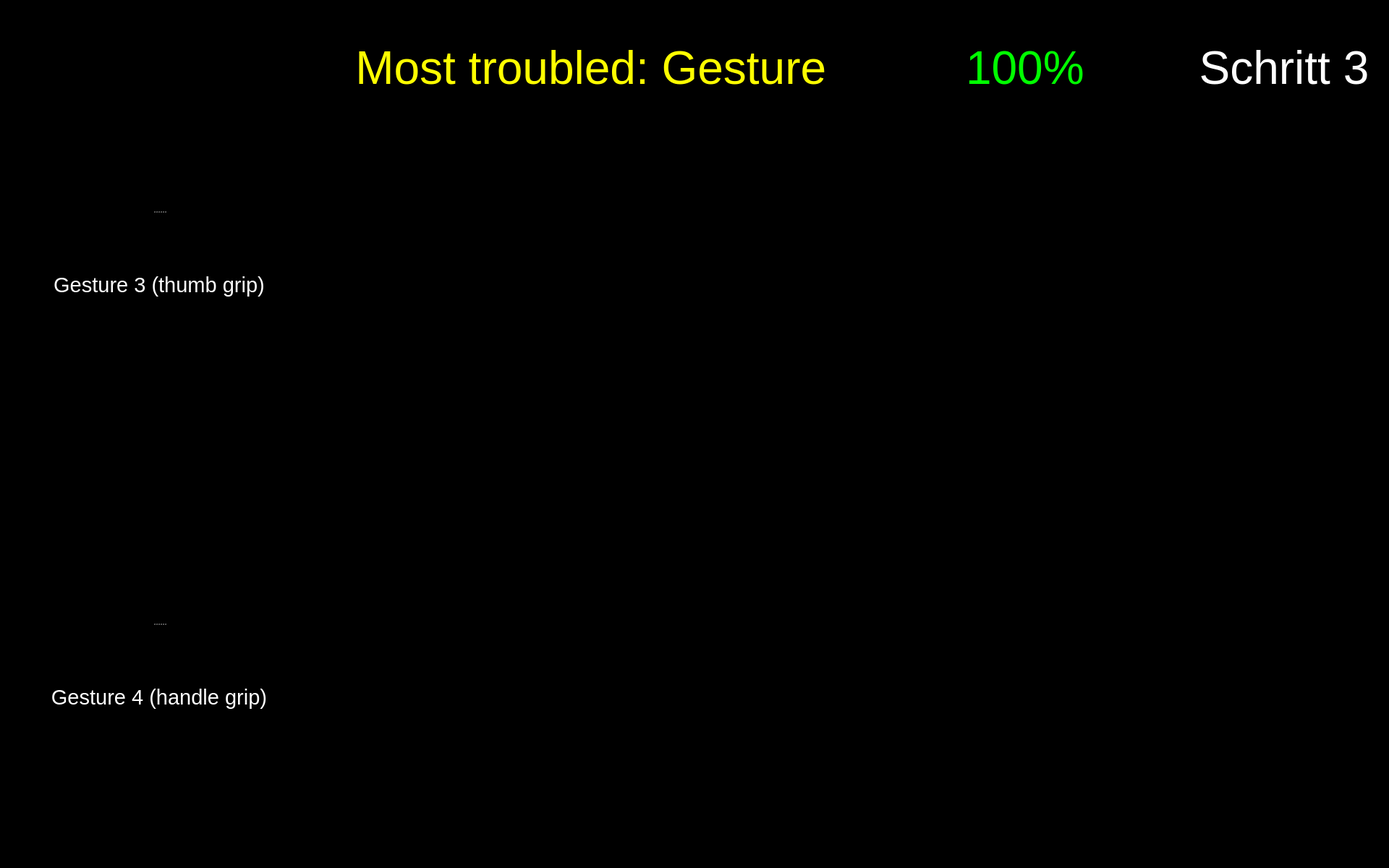
<?xml version="1.0" encoding="UTF-8"?>
<ui version="4.0">
 <class>Form</class>
 <widget class="QWidget" name="Form">
  <property name="geometry">
   <rect>
    <x>0</x>
    <y>0</y>
    <width>1920</width>
    <height>1200</height>
   </rect>
  </property>
  <property name="maximumSize">
   <size>
    <width>1920</width>
    <height>1200</height>
   </size>
  </property>
  <property name="windowTitle">
   <string>Form</string>
  </property>
  <property name="styleSheet">
   <string notr="true">background-color: rgb(0, 0, 0);</string>
  </property>
  <widget class="QPushButton" name="button_nav_left">
   <property name="enabled">
    <bool>true</bool>
   </property>
   <property name="geometry">
    <rect>
     <x>800</x>
     <y>560</y>
     <width>150</width>
     <height>150</height>
    </rect>
   </property>
   <property name="minimumSize">
    <size>
     <width>81</width>
     <height>81</height>
    </size>
   </property>
   <property name="maximumSize">
    <size>
     <width>150</width>
     <height>150</height>
    </size>
   </property>
   <property name="cursor">
    <cursorShape>OpenHandCursor</cursorShape>
   </property>
   <property name="focusPolicy">
    <enum>Qt::WheelFocus</enum>
   </property>
   <property name="contextMenuPolicy">
    <enum>Qt::DefaultContextMenu</enum>
   </property>
   <property name="layoutDirection">
    <enum>Qt::LeftToRight</enum>
   </property>
   <property name="autoFillBackground">
    <bool>false</bool>
   </property>
   <property name="styleSheet">
    <string notr="true"/>
   </property>
   <property name="icon">
    <iconset resource="resources/res.qrc">
     <normaloff>:/buttons/Button Left.svg</normaloff>:/buttons/Button Left.svg</iconset>
   </property>
   <property name="iconSize">
    <size>
     <width>144</width>
     <height>144</height>
    </size>
   </property>
   <property name="autoDefault">
    <bool>false</bool>
   </property>
   <property name="default">
    <bool>false</bool>
   </property>
   <property name="flat">
    <bool>true</bool>
   </property>
  </widget>
  <widget class="QPushButton" name="button_nav_right">
   <property name="enabled">
    <bool>true</bool>
   </property>
   <property name="geometry">
    <rect>
     <x>960</x>
     <y>560</y>
     <width>150</width>
     <height>150</height>
    </rect>
   </property>
   <property name="minimumSize">
    <size>
     <width>81</width>
     <height>81</height>
    </size>
   </property>
   <property name="maximumSize">
    <size>
     <width>150</width>
     <height>150</height>
    </size>
   </property>
   <property name="cursor">
    <cursorShape>OpenHandCursor</cursorShape>
   </property>
   <property name="focusPolicy">
    <enum>Qt::WheelFocus</enum>
   </property>
   <property name="contextMenuPolicy">
    <enum>Qt::DefaultContextMenu</enum>
   </property>
   <property name="layoutDirection">
    <enum>Qt::LeftToRight</enum>
   </property>
   <property name="autoFillBackground">
    <bool>false</bool>
   </property>
   <property name="styleSheet">
    <string notr="true"/>
   </property>
   <property name="icon">
    <iconset resource="resources/res.qrc">
     <normaloff>:/buttons/Button Right.svg</normaloff>:/buttons/Button Right.svg</iconset>
   </property>
   <property name="iconSize">
    <size>
     <width>144</width>
     <height>144</height>
    </size>
   </property>
   <property name="autoDefault">
    <bool>false</bool>
   </property>
   <property name="default">
    <bool>false</bool>
   </property>
   <property name="flat">
    <bool>true</bool>
   </property>
  </widget>
  <widget class="QWidget" name="widget_score" native="true">
   <property name="geometry">
    <rect>
     <x>1180</x>
     <y>20</y>
     <width>450</width>
     <height>150</height>
    </rect>
   </property>
   <widget class="QWidget" name="horizontalLayoutWidget_2">
    <property name="geometry">
     <rect>
      <x>-1</x>
      <y>-1</y>
      <width>451</width>
      <height>152</height>
     </rect>
    </property>
    <layout class="QHBoxLayout" name="horizontalLayout_2">
     <item>
      <widget class="QLabel" name="score_flag">
       <property name="enabled">
        <bool>true</bool>
       </property>
       <property name="sizePolicy">
        <sizepolicy hsizetype="Preferred" vsizetype="Preferred">
         <horstretch>0</horstretch>
         <verstretch>0</verstretch>
        </sizepolicy>
       </property>
       <property name="maximumSize">
        <size>
         <width>150</width>
         <height>150</height>
        </size>
       </property>
       <property name="text">
        <string/>
       </property>
       <property name="pixmap">
        <pixmap resource="resources/res.qrc">:/img/Score Flag.svg</pixmap>
       </property>
      </widget>
     </item>
     <item>
      <widget class="QLabel" name="label_text_score">
       <property name="font">
        <font>
         <pointsize>48</pointsize>
        </font>
       </property>
       <property name="styleSheet">
        <string notr="true">color: rgb(0, 255, 0);</string>
       </property>
       <property name="text">
        <string>&lt;html&gt;&lt;head/&gt;&lt;body&gt;&lt;p&gt;&lt;span style=&quot; color:#00ff00;&quot;&gt;100%&lt;/span&gt;&lt;/p&gt;&lt;/body&gt;&lt;/html&gt;</string>
       </property>
       <property name="alignment">
        <set>Qt::AlignLeading|Qt::AlignLeft|Qt::AlignVCenter</set>
       </property>
       <property name="wordWrap">
        <bool>true</bool>
       </property>
      </widget>
     </item>
    </layout>
   </widget>
  </widget>
  <widget class="QPushButton" name="button_exit">
   <property name="enabled">
    <bool>true</bool>
   </property>
   <property name="geometry">
    <rect>
     <x>1760</x>
     <y>1040</y>
     <width>150</width>
     <height>150</height>
    </rect>
   </property>
   <property name="minimumSize">
    <size>
     <width>81</width>
     <height>81</height>
    </size>
   </property>
   <property name="maximumSize">
    <size>
     <width>150</width>
     <height>150</height>
    </size>
   </property>
   <property name="cursor">
    <cursorShape>OpenHandCursor</cursorShape>
   </property>
   <property name="focusPolicy">
    <enum>Qt::WheelFocus</enum>
   </property>
   <property name="contextMenuPolicy">
    <enum>Qt::DefaultContextMenu</enum>
   </property>
   <property name="icon">
    <iconset resource="resources/res.qrc">
     <normaloff>:/buttons/Button Exit.svg</normaloff>:/buttons/Button Exit.svg</iconset>
   </property>
   <property name="iconSize">
    <size>
     <width>144</width>
     <height>144</height>
    </size>
   </property>
   <property name="autoDefault">
    <bool>false</bool>
   </property>
   <property name="default">
    <bool>false</bool>
   </property>
   <property name="flat">
    <bool>true</bool>
   </property>
  </widget>
  <widget class="QLabel" name="icon_reaction_1">
   <property name="enabled">
    <bool>true</bool>
   </property>
   <property name="geometry">
    <rect>
     <x>1400</x>
     <y>250</y>
     <width>200</width>
     <height>200</height>
    </rect>
   </property>
   <property name="sizePolicy">
    <sizepolicy hsizetype="Preferred" vsizetype="Preferred">
     <horstretch>0</horstretch>
     <verstretch>0</verstretch>
    </sizepolicy>
   </property>
   <property name="maximumSize">
    <size>
     <width>200</width>
     <height>200</height>
    </size>
   </property>
   <property name="text">
    <string/>
   </property>
   <property name="scaledContents">
    <bool>true</bool>
   </property>
  </widget>
  <widget class="QLabel" name="icon_reaction_2">
   <property name="enabled">
    <bool>true</bool>
   </property>
   <property name="geometry">
    <rect>
     <x>1400</x>
     <y>820</y>
     <width>200</width>
     <height>200</height>
    </rect>
   </property>
   <property name="sizePolicy">
    <sizepolicy hsizetype="Preferred" vsizetype="Preferred">
     <horstretch>0</horstretch>
     <verstretch>0</verstretch>
    </sizepolicy>
   </property>
   <property name="maximumSize">
    <size>
     <width>200</width>
     <height>200</height>
    </size>
   </property>
   <property name="text">
    <string/>
   </property>
   <property name="scaledContents">
    <bool>true</bool>
   </property>
  </widget>
  <widget class="QLabel" name="label_plot_2">
   <property name="geometry">
    <rect>
     <x>490</x>
     <y>760</y>
     <width>850</width>
     <height>340</height>
    </rect>
   </property>
   <property name="maximumSize">
    <size>
     <width>1200</width>
     <height>480</height>
    </size>
   </property>
   <property name="font">
    <font>
     <pointsize>48</pointsize>
    </font>
   </property>
   <property name="styleSheet">
    <string notr="true">color: rgb(255, 255, 255);</string>
   </property>
   <property name="text">
    <string/>
   </property>
   <property name="scaledContents">
    <bool>true</bool>
   </property>
  </widget>
  <widget class="QLabel" name="image_step">
   <property name="geometry">
    <rect>
     <x>1650</x>
     <y>170</y>
     <width>250</width>
     <height>250</height>
    </rect>
   </property>
   <property name="font">
    <font>
     <pointsize>48</pointsize>
    </font>
   </property>
   <property name="styleSheet">
    <string notr="true">color: rgb(255, 255, 255);</string>
   </property>
   <property name="text">
    <string/>
   </property>
   <property name="pixmap">
    <pixmap resource="resources/res.qrc">:/detected steps/Detected Step3 Button.png</pixmap>
   </property>
   <property name="alignment">
    <set>Qt::AlignCenter</set>
   </property>
   <property name="wordWrap">
    <bool>true</bool>
   </property>
  </widget>
  <widget class="QLabel" name="icon_expert_1">
   <property name="enabled">
    <bool>true</bool>
   </property>
   <property name="geometry">
    <rect>
     <x>490</x>
     <y>220</y>
     <width>100</width>
     <height>100</height>
    </rect>
   </property>
   <property name="sizePolicy">
    <sizepolicy hsizetype="Preferred" vsizetype="Preferred">
     <horstretch>0</horstretch>
     <verstretch>0</verstretch>
    </sizepolicy>
   </property>
   <property name="maximumSize">
    <size>
     <width>100</width>
     <height>100</height>
    </size>
   </property>
   <property name="text">
    <string/>
   </property>
   <property name="pixmap">
    <pixmap resource="resources/res.qrc">:/img/Icon Expert.png</pixmap>
   </property>
   <property name="scaledContents">
    <bool>true</bool>
   </property>
  </widget>
  <widget class="QLabel" name="icon_newbie_2">
   <property name="enabled">
    <bool>true</bool>
   </property>
   <property name="geometry">
    <rect>
     <x>490</x>
     <y>960</y>
     <width>100</width>
     <height>100</height>
    </rect>
   </property>
   <property name="sizePolicy">
    <sizepolicy hsizetype="Preferred" vsizetype="Preferred">
     <horstretch>0</horstretch>
     <verstretch>0</verstretch>
    </sizepolicy>
   </property>
   <property name="maximumSize">
    <size>
     <width>100</width>
     <height>100</height>
    </size>
   </property>
   <property name="text">
    <string/>
   </property>
   <property name="pixmap">
    <pixmap resource="resources/res.qrc">:/img/Icon User.png</pixmap>
   </property>
   <property name="scaledContents">
    <bool>true</bool>
   </property>
  </widget>
  <widget class="QLabel" name="label_plot_1">
   <property name="geometry">
    <rect>
     <x>490</x>
     <y>180</y>
     <width>850</width>
     <height>340</height>
    </rect>
   </property>
   <property name="maximumSize">
    <size>
     <width>1200</width>
     <height>480</height>
    </size>
   </property>
   <property name="font">
    <font>
     <pointsize>48</pointsize>
    </font>
   </property>
   <property name="styleSheet">
    <string notr="true">color: rgb(255, 255, 255);</string>
   </property>
   <property name="text">
    <string/>
   </property>
   <property name="scaledContents">
    <bool>true</bool>
   </property>
  </widget>
  <widget class="QLabel" name="icon_expert_2">
   <property name="enabled">
    <bool>true</bool>
   </property>
   <property name="geometry">
    <rect>
     <x>490</x>
     <y>810</y>
     <width>100</width>
     <height>100</height>
    </rect>
   </property>
   <property name="sizePolicy">
    <sizepolicy hsizetype="Preferred" vsizetype="Preferred">
     <horstretch>0</horstretch>
     <verstretch>0</verstretch>
    </sizepolicy>
   </property>
   <property name="maximumSize">
    <size>
     <width>100</width>
     <height>100</height>
    </size>
   </property>
   <property name="text">
    <string/>
   </property>
   <property name="pixmap">
    <pixmap resource="resources/res.qrc">:/img/Icon Expert.png</pixmap>
   </property>
   <property name="scaledContents">
    <bool>true</bool>
   </property>
  </widget>
  <widget class="QLabel" name="icon_newbie_1">
   <property name="enabled">
    <bool>true</bool>
   </property>
   <property name="geometry">
    <rect>
     <x>490</x>
     <y>380</y>
     <width>100</width>
     <height>100</height>
    </rect>
   </property>
   <property name="sizePolicy">
    <sizepolicy hsizetype="Preferred" vsizetype="Preferred">
     <horstretch>0</horstretch>
     <verstretch>0</verstretch>
    </sizepolicy>
   </property>
   <property name="maximumSize">
    <size>
     <width>100</width>
     <height>100</height>
    </size>
   </property>
   <property name="text">
    <string/>
   </property>
   <property name="pixmap">
    <pixmap resource="resources/res.qrc">:/img/Icon User.png</pixmap>
   </property>
   <property name="scaledContents">
    <bool>true</bool>
   </property>
  </widget>
  <widget class="QLabel" name="label_trouble">
   <property name="geometry">
    <rect>
     <x>260</x>
     <y>20</y>
     <width>900</width>
     <height>150</height>
    </rect>
   </property>
   <property name="font">
    <font>
     <family>Arial</family>
     <pointsize>48</pointsize>
     <weight>9</weight>
     <italic>false</italic>
     <bold>false</bold>
    </font>
   </property>
   <property name="styleSheet">
    <string notr="true">font: 75 48pt &quot;Arial&quot;;
color: rgb(255, 255, 0);</string>
   </property>
   <property name="text">
    <string>Most troubled: Gesture </string>
   </property>
   <property name="textFormat">
    <enum>Qt::RichText</enum>
   </property>
   <property name="alignment">
    <set>Qt::AlignRight|Qt::AlignTrailing|Qt::AlignVCenter</set>
   </property>
   <property name="wordWrap">
    <bool>true</bool>
   </property>
  </widget>
  <widget class="QLabel" name="label_text_step">
   <property name="geometry">
    <rect>
     <x>1650</x>
     <y>20</y>
     <width>250</width>
     <height>150</height>
    </rect>
   </property>
   <property name="font">
    <font>
     <family>Arial</family>
     <pointsize>48</pointsize>
     <weight>9</weight>
     <italic>false</italic>
     <bold>false</bold>
    </font>
   </property>
   <property name="styleSheet">
    <string notr="true">font: 75 48pt &quot;Arial&quot;;
color: rgb(255, 255, 255);</string>
   </property>
   <property name="text">
    <string>Schritt 3</string>
   </property>
   <property name="textFormat">
    <enum>Qt::RichText</enum>
   </property>
   <property name="alignment">
    <set>Qt::AlignCenter</set>
   </property>
   <property name="wordWrap">
    <bool>true</bool>
   </property>
  </widget>
  <widget class="QSplitter" name="splitter_6">
   <property name="geometry">
    <rect>
     <x>60</x>
     <y>780</y>
     <width>320</width>
     <height>282</height>
    </rect>
   </property>
   <property name="orientation">
    <enum>Qt::Vertical</enum>
   </property>
   <widget class="QLabel" name="image_required_5">
    <property name="maximumSize">
     <size>
      <width>320</width>
      <height>240</height>
     </size>
    </property>
    <property name="text">
     <string/>
    </property>
    <property name="pixmap">
     <pixmap resource="resources/res.qrc">:/img/step3_gesture4.png</pixmap>
    </property>
    <property name="scaledContents">
     <bool>true</bool>
    </property>
   </widget>
   <widget class="QLabel" name="text_required_5">
    <property name="font">
     <font>
      <family>Arial</family>
      <pointsize>22</pointsize>
      <weight>9</weight>
      <italic>false</italic>
      <bold>false</bold>
     </font>
    </property>
    <property name="styleSheet">
     <string notr="true">font: 75 22pt &quot;Arial&quot;;
color: rgb(255, 255, 255);</string>
    </property>
    <property name="text">
     <string>Gesture 4 (handle grip)</string>
    </property>
    <property name="textFormat">
     <enum>Qt::PlainText</enum>
    </property>
    <property name="alignment">
     <set>Qt::AlignCenter</set>
    </property>
    <property name="wordWrap">
     <bool>true</bool>
    </property>
   </widget>
  </widget>
  <widget class="QSplitter" name="splitter_5">
   <property name="geometry">
    <rect>
     <x>60</x>
     <y>210</y>
     <width>320</width>
     <height>282</height>
    </rect>
   </property>
   <property name="orientation">
    <enum>Qt::Vertical</enum>
   </property>
   <widget class="QLabel" name="image_required_4">
    <property name="maximumSize">
     <size>
      <width>320</width>
      <height>240</height>
     </size>
    </property>
    <property name="text">
     <string/>
    </property>
    <property name="pixmap">
     <pixmap resource="resources/res.qrc">:/img/step3_gesture3.png</pixmap>
    </property>
    <property name="scaledContents">
     <bool>true</bool>
    </property>
   </widget>
   <widget class="QLabel" name="text_required_4">
    <property name="font">
     <font>
      <family>Arial</family>
      <pointsize>22</pointsize>
      <weight>9</weight>
      <italic>false</italic>
      <bold>false</bold>
     </font>
    </property>
    <property name="styleSheet">
     <string notr="true">font: 75 22pt &quot;Arial&quot;;
color: rgb(255, 255, 255);</string>
    </property>
    <property name="text">
     <string>Gesture 3 (thumb grip)</string>
    </property>
    <property name="textFormat">
     <enum>Qt::PlainText</enum>
    </property>
    <property name="alignment">
     <set>Qt::AlignCenter</set>
    </property>
    <property name="wordWrap">
     <bool>true</bool>
    </property>
   </widget>
  </widget>
  <zorder>label_plot_1</zorder>
  <zorder>button_nav_left</zorder>
  <zorder>button_nav_right</zorder>
  <zorder>widget_score</zorder>
  <zorder>button_exit</zorder>
  <zorder>icon_reaction_1</zorder>
  <zorder>icon_reaction_2</zorder>
  <zorder>label_plot_2</zorder>
  <zorder>image_step</zorder>
  <zorder>icon_expert_1</zorder>
  <zorder>icon_newbie_2</zorder>
  <zorder>icon_expert_2</zorder>
  <zorder>icon_newbie_1</zorder>
  <zorder>label_trouble</zorder>
  <zorder>label_text_step</zorder>
  <zorder>splitter_6</zorder>
  <zorder>splitter_5</zorder>
 </widget>
 <resources>
  <include location="resources/res.qrc"/>
 </resources>
 <connections/>
</ui>
